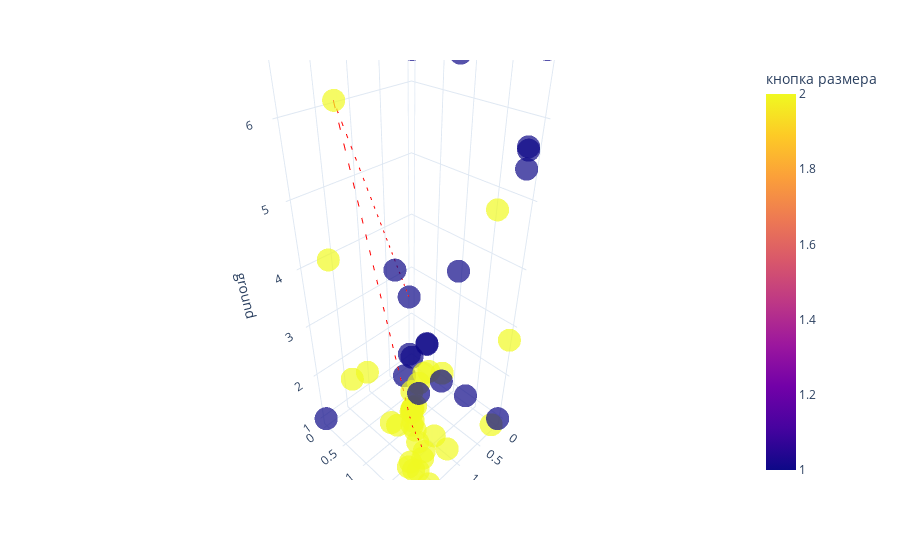

The notebook cell this image was saved under:
### Code cell
fig = px.scatter_3d(steps_df, x='coffee', y='size', z='ground', 
                    color='кнопка размера', 
                    opacity=0.7, 
                    color_discrete_sequence=px.colors.qualitative.Alphabet)
# this is best path, plot it as a  directional line in 3d
best_option = steps_df.iloc[prob.ibest_seq].drop_duplicates()
# Create the line plot
gradient = best_option.index

line_plot = px.line_3d(best_option, x='coffee', y='size', z='ground')
line_plot['data'][0]['line']['color'] = '#FF0000'
line_plot['data'][0]['line']['dash'] = 'dash'
fig.add_trace(line_plot.data[0])
fig.update_layout(title='')

fig.update_layout(template='plotly_white')

go.Figure(fig).show()

### Figure 1 — Plotly figure (JSON) as saved in the notebook; plotly's stock layout.template omitted (floating-point values rounded to 4 significant figures)
{"data": [{"hovertemplate": "coffee=%{x}<br>size=%{y}<br>ground=%{z}<br>кнопка размера=%{marker.color}<extra></extra>", "legendgroup": "", "marker": {"color": [1, 1, 2, 2, 2, 1, 2, 1, 1, 2, 2, 2, 1, 2, 2, 2, 2, 2, 1, 2, 1, 2, 2, 1, 1, 2, 2, 1, 2, 2, 2, 2, 1, 1, 1, 1, 1, 2, 2, 2, 2, 2, 2, 1, 2, 1, 2, 2, 2, 2, 2, 2, 1, 1, 2, 2, 2], "coloraxis": "coloraxis", "opacity": 0.7, "symbol": "circle"}, "mode": "markers", "name": "", "scene": "scene", "showlegend": false, "type": "scatter3d", "x": [0.4639, 0.7011, 1.857, 1.67, 1.564, 0.8555, 1.266, 1.15, 0.1688, 0.3043, 1.264, 1.258, 1.2, 1.225, 1.214, 1.165, 1.211, 1.175, 0.1845, 1.186, 0.1234, 1.164, 1.213, 0.7197, 2.0, 0.0, 2.0, 0.0, 0.0, 0.172, 0.02989, 0.0, 0.7562, 0.1123, 0.0, 2.0, 0.03181, 1.244, 1.305, 1.675, 1.761, 1.562, 1.602, 0.07334, 1.391, 0.6455, 1.592, 1.587, 1.65, 1.021, 1.408, 0.9858, 0.5369, 0.1149, 1.668, 1.648, 1.608], "y": [0.4042, 1.023, 0.7836, 0.09786, 0.2285, 1.514, 1.272, 0.8352, 1.976, 1.755, 1.333, 1.388, 1.044, 1.21, 1.227, 1.245, 1.211, 1.204, 2.0, 1.21, 1.955, 1.165, 1.214, 1.038, 2.0, 0.0, 2.0, 0.0, 2.0, 2.0, 0.7843, 2.0, 1.582, 2.0, 2.0, 0.0, 0.0, 1.571, 1.575, 1.249, 0.8808, 1.26, 1.815, 1.363, 2.0, 1.295, 1.717, 1.555, 2.0, 1.796, 1.642, 1.491, 0.7016, 0.04978, 1.593, 1.685, 1.741], "z": [2.924, 2.489, 6.338, 4.052, 1.781, 6.727, 1.324, 3.994, 5.729, 4.916, 1.261, 1.004, 2.201, 1.554, 1.612, 1.665, 1.612, 1.283, 5.479, 1.62, 5.671, 1.44, 1.592, 2.527, 7.0, 6.823, 3.273, 1.0, 7.0, 1.0, 1.182, 2.756, 4.153, 6.722, 1.0, 1.0, 7.0, 2.72, 1.0, 1.735, 2.574, 1.582, 3.135, 1.101, 7.0, 1.852, 2.87, 1.0, 1.0, 1.0, 1.0, 1.0, 1.0, 1.191, 1.0, 1.0, 1.0]}, {"hovertemplate": "coffee=%{x}<br>size=%{y}<br>ground=%{z}<extra></extra>", "legendgroup": "", "line": {"color": "#FF0000", "dash": "dash"}, "marker": {"symbol": "circle"}, "mode": "lines", "name": "", "scene": "scene", "showlegend": false, "type": "scatter3d", "x": [0.4639, 1.857, 1.266, 1.305], "y": [0.4042, 0.7836, 1.272, 1.575], "z": [2.924, 6.338, 1.324, 1.0]}], "layout": {"coloraxis": {"colorbar": {"title": {"text": "кнопка размера"}}, "colorscale": [[0.0, "#0d0887"], [0.1111, "#46039f"], [0.2222, "#7201a8"], [0.3333, "#9c179e"], [0.4444, "#bd3786"], [0.5556, "#d8576b"], [0.6667, "#ed7953"], [0.7778, "#fb9f3a"], [0.8889, "#fdca26"], [1.0, "#f0f921"]]}, "legend": {"tracegroupgap": 0}, "margin": {"t": 60}, "scene": {"domain": {"x": [0.0, 1.0], "y": [0.0, 1.0]}, "xaxis": {"title": {"text": "coffee"}}, "yaxis": {"title": {"text": "size"}}, "zaxis": {"title": {"text": "ground"}}}, "title": {"text": ""}}}
